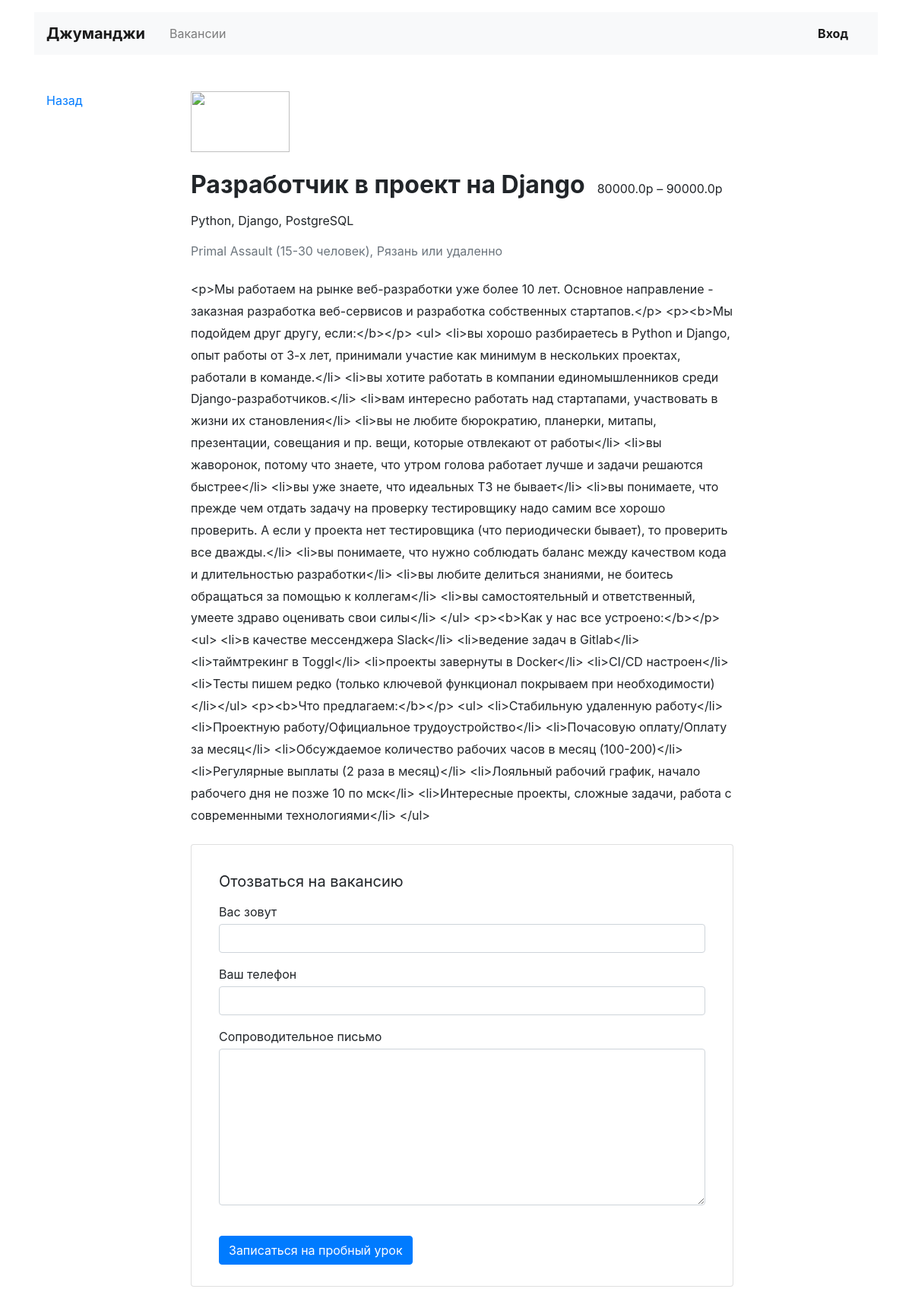
Screenshot of /vacancies/2 with the database file from the repository.
### vacancies/models.py (models this page shows)
class Vacancy(models.Model):
    title = models.CharField(max_length=100)
    specialty = models.ForeignKey(Specialty, on_delete=models.CASCADE, related_name="vacancies")
    company = models.ForeignKey(Company, on_delete=models.CASCADE, related_name="vacancies")
    skills = models.TextField()
    description = models.TextField()
    salary_min = models.FloatField()
    salary_max = models.FloatField()
    published_at = models.DateTimeField()

### vacancies/views.py (the view)
# urls.py: path('vacancies/<int:vacancy_id>', vacancy_view),
def vacancy_view(request, vacancy_id):
    return render(request, 'vacancies/vacancy.html', context={
        "vacancy": Vacancy.objects.filter(id=vacancy_id).first(),
    })

### vacancies/templates/vacancies/vacancy.html (shortened to what this page needs)
<!DOCTYPE html>
<html lang="ru">
<head>
  <link rel="stylesheet" href="https://stackpath.bootstrapcdn.com/bootstrap/4.3.1/css/bootstrap.min.css">
</head>
<body>
  <header class="container mt-3">
    <nav class="navbar navbar-expand-lg navbar-light bg-light">
      <a class="navbar-brand mr-4 font-weight-bold" href="#">Джуманджи</a>
      <div class="collapse navbar-collapse justify-content-between" id="navbarNav">
        <ul class="navbar-nav col-10">
          <li class="nav-item">
            <a class="nav-link" href="#">Вакансии</a>
          </li>
        </ul>
        <ul class="navbar-nav col-2 justify-content-end">
          <li class="nav-item active">
            <a href="#" class="nav-link font-weight-bold">Вход</a>
          </li>
        </ul>
      </div>
    </nav>
  </header>
  <main class="container mt-3 pb-5">
    <div class="row mt-5">
      <div class="col-12 col-lg-2">
        <div class="pl-3 mb-5">
          <p><a href="#">Назад</a></p>
        </div>
      </div>
      <div class="col-12 col-lg-8">
        <section class="pl-3">
          <a href="#"><img src="https://place-hold.it/130x80" width="130" height="80" alt=""></a>
          <div class="d-flex align-items-baseline align-content-baseline">
            <h1 class="h2 mt-4 font-weight-bold" >{{ vacancy.title }}</h1>
            <p class="m-0 pl-3">{{ vacancy.salary_min }}р – {{ vacancy.salary_max }}р</p>
          </div>
          <p class="mt-2">{{ vacancy.skills }}</p>
          <p class="text-muted mb-4">Primal Assault (15-30 человек), Рязань или удаленно</p>
          <div style="line-height: 1.8;">
            {{ vacancy.description }}
          </div>
          <form action="/echo" class="card mt-4 mb-3" enctype="multipart/form-data">
            <div class="card-body mx-3">
              <p class="h5 mt-3 font-weight-normal">Отозваться на вакансию</p>
              <div class="form-group">
                <label class="mb-1 mt-2" for="userName">Вас зовут</label>
                <input class="form-control" type="text" placeholder="" id="userName">
              </div>
              <div class="form-group">
                <label class="mb-1" for="userPhone">Ваш телефон</label>
                <input class="form-control" type="tel" placeholder="" id="userPhone">
              </div>
              <div class="form-group">
                <label class="mb-1" for="userMsg" >Сопроводительное письмо</label>
                <textarea class="form-control" rows="8" id="userMsg"></textarea>
              </div>
              <input type="submit" class="btn btn-primary mt-4 mb-2" value="Записаться на пробный урок">
            </div>
          </form>
        </section>
      </div>
    </div>
  </main>
</body>
</html>

### rows the page displays
Vacancy: title "Разработчик в проект на Django", salary_min "80000.0", salary_max "90000.0", skills "Python, Django, PostgreSQL", description "<p>Мы работаем на рынке веб-разработки уже более 10 лет. Основное направление - заказная разработка веб-сервисов и разработка собственных стартапов.</p> <p><b>Мы подойдем друг другу, если:</b></p> <ul> <li>вы хорошо разбираетесь в Python и Django, опыт работы от 3-х лет, принимали участие как минимум в нескольких проектах, работали в команде.</li> <li>вы хотите работать в компании единомышленников среди Django-разработчиков.</li> <li>вам интересно работать над стартапами, участвовать в жизни их становления</li> <li>вы не любите бюрократию, планерки, митапы, презентации, совещания и пр. вещи, которые отвлекают от работы</li> <li>вы жаворонок, потому что знаете, что утром голова работает…"
